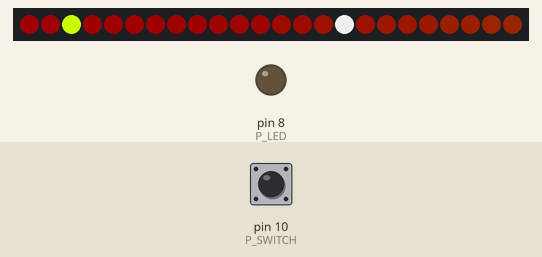
Recording of a sketch running on a simulated Arduino Uno, built with avr-gcc and run on an emulated ATmega328P. Parts: 24 RGB LEDs in strip order, left to right, output pins drawn as LEDs (lit = HIGH). Dashed ring = blinking. Inputs (shaded band) come from the test bench; at power-on: pin 10 (P_SWITCH) HIGH. The local clock reads 2024-03-15 10:24:30 at power-on unless the sketch sets it; what the sketch prints to the serial monitor is not drawn.

Above: at 1.45 s.
1.5 s: pin 10 (P_SWITCH) pulled LOW for 0.15 s
At 2.06 s:
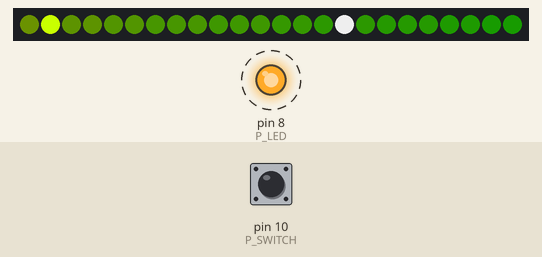
2.2 s: pin 10 (P_SWITCH) pulled LOW for 1 s
At 3.07 s:
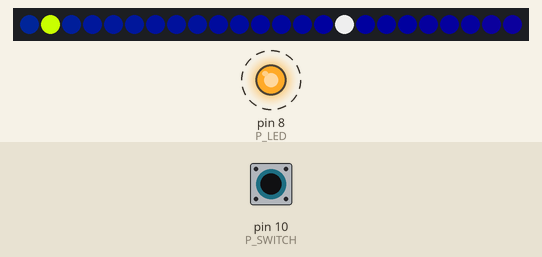
3.8 s: pin 10 (P_SWITCH) pulled LOW for 0.15 s
At 4.05 s:
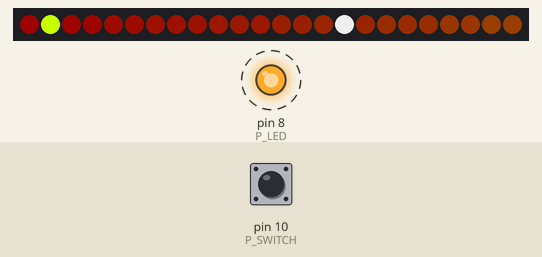
4.5 s: pin 10 (P_SWITCH) pulled LOW for 3.2 s
At 7.58 s:
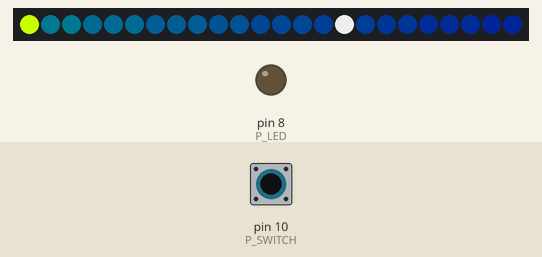
8.3 s: pin 10 (P_SWITCH) pulled LOW for 0.15 s
At 8.45 s:
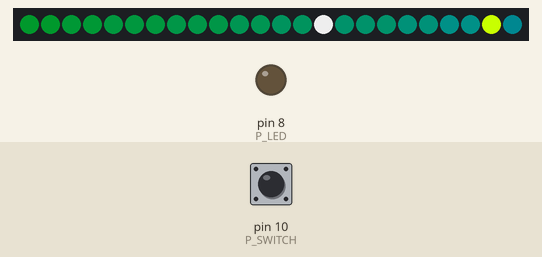
9.0 s: pin 10 (P_SWITCH) pulled LOW for 1 s
At 9.6 s:
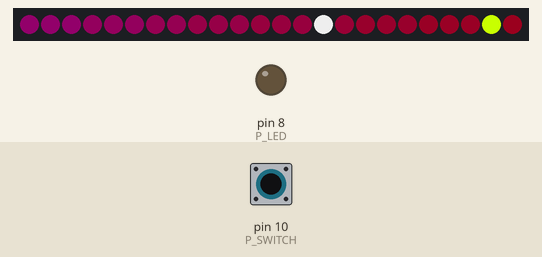
Timing chart, 0 to 17.9 s (numbered marks = the images above; inputs shaded):
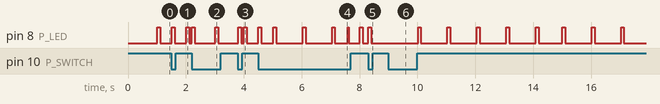

Measured:
- after the input at 1.5 s, the LEDs: first change at once (image 1 shows a later state)
- after the input at 2.2 s, the LEDs: first change at once (image 2 shows a later state)
- after the input at 3.8 s, the LEDs: first change at once (image 3 shows a later state)
- after the input at 4.5 s, the LEDs: first change at once (image 4 shows a later state)
- after the input at 8.3 s, pin 8 (P_LED): LOW → HIGH at once, → LOW 0.10 s later; the LEDs: first change at once (image 5 shows a later state)
- after the input at 9.0 s, the LEDs: first change at once (image 6 shows a later state)

The sketch:

ws2812clock.ino
```cpp
#include <Adafruit_NeoPixel.h>
#include <Wire.h>
#include "RTClib.h"

RTC_DS1307 rtc;


#define P_LED 8
#define P_SWITCH 10

#ifdef __AVR__
  #include <avr/power.h>
#endif

#define PIN 9

// Parameter 1 = number of pixels in strip
// Parameter 2 = Arduino pin number (most are valid)
// Parameter 3 = pixel type flags, add together as needed:
//   NEO_KHZ800  800 KHz bitstream (most NeoPixel products w/WS2812 LEDs)
//   NEO_KHZ400  400 KHz (classic 'v1' (not v2) FLORA pixels, WS2811 drivers)
//   NEO_GRB     Pixels are wired for GRB bitstream (most NeoPixel products)
//   NEO_RGB     Pixels are wired for RGB bitstream (v1 FLORA pixels, not v2)
//   NEO_RGBW    Pixels are wired for RGBW bitstream (NeoPixel RGBW products)
Adafruit_NeoPixel strip = Adafruit_NeoPixel(24, PIN, NEO_GRB + NEO_KHZ800);

// IMPORTANT: To reduce NeoPixel burnout risk, add 1000 uF capacitor across
// pixel power leads, add 300 - 500 Ohm resistor on first pixel's data input
// and minimize distance between Arduino and first pixel.  Avoid connecting
// on a live circuit...if you must, connect GND first.

void setup() {
  // This is for Trinket 5V 16MHz, you can remove these three lines if you are not using a Trinket
  #if defined (__AVR_ATtiny85__)
    if (F_CPU == 16000000) clock_prescale_set(clock_div_1);
  #endif
  // End of trinket special code
delay(200);

  pinMode(P_LED, OUTPUT);
  pinMode(P_SWITCH, INPUT_PULLUP);
  strip.begin();
  strip.show(); // Initialize all pixels to 'off'

  Serial.begin(9600);
  Serial.println("Begin");
  if (! rtc.begin()) {
    Serial.println("Couldn't find RTC");
    while (1);
  }

  if (! rtc.isrunning()) {
    Serial.println("RTC is NOT running!");
    // following line sets the RTC to the date & time this sketch was compiled
    // rtc.adjust(DateTime(F(__DATE__), F(__TIME__)));
    // This line sets the RTC with an explicit date & time, for example to set
    // January 21, 2014 at 3am you would call:
     rtc.adjust(DateTime(2014, 1, 21, 3, 0, 0));
  }
//     rtc.adjust(DateTime(2017, 10, 14, 21, 00, 00));

}

// Input a value 0 to 255 to get a color value.
// The colours are a transition r - g - b - back to r.
uint32_t Wheel(byte WheelPos) {
  WheelPos = 255 - WheelPos;
  if(WheelPos < 85) {
    return strip.Color(255 - WheelPos * 3, 0, WheelPos * 3);
  }
  if(WheelPos < 170) {
    WheelPos -= 85;
    return strip.Color(0, WheelPos * 3, 255 - WheelPos * 3);
  }
  WheelPos -= 170;
  return strip.Color(WheelPos * 3, 255 - WheelPos * 3, 0);
}


int l2p(int l) {
  if(l<12) {
    return 11-l;
  }
  else {
    return 35-l;
  }
}


void wheel(byte p) {
  for(int i=0; i<24; ++i) {
    uint32_t col = Wheel(p);
    byte g = col>>16;
    byte r = col>>8;
    byte b = col;
    g/=8;
    r/=8;
    b/=8;
    col = ((uint32_t)g) << 16;
    col |= ((uint32_t)r) << 8;
    col |= ((uint32_t)b);
    strip.setPixelColor(i, col);
    p++;
  }
}


/*

//DUMMY GET TIME
int g_hh = 0;
int g_mm = 0;
int g_ss = 0;
int g_s10 = 0;
unsigned long nextTick = 0;
// hh is 0-11
void getTime(int *hh, int *mm, int *ss, int *s10) {
  unsigned long ms = millis();
  if(nextTick < ms || ms < (nextTick - 1000)) {
    if(++g_s10 >= 10) {
      g_s10 = 0;
      if(++g_ss >= 60) {
        g_ss = 0;
        if(++g_mm >= 60) {
          g_mm = 0;
          if(++g_hh >= 12) {
            g_hh = 0;
          }
        }
      }
    }
    nextTick = ms + 100;
  }
  *hh = g_hh;
  *mm = g_mm;
  *ss = g_ss;
  *s10 = g_s10;
}
void setTime(int hh, int mm, int ss) {
  g_hh = hh;
  g_mm = mm;
  g_ss = ss;
  g_s10 = 0;
}
*/


//RTC GET TIME
unsigned long nextTick = 0;
// hh is 0-11
int g_sec = 0;
int g_s10 = 0;
void getTime(int *hh, int *mm, int *ss, int *s10) {

  unsigned long ms = millis();
  DateTime now = rtc.now();
  if(nextTick < ms || ms < (nextTick - 1000)) {

      if(g_sec != now.second()) {
        g_sec = now.second();
        g_s10 = 0;
      }
      else if(g_s10 < 10) {
        ++g_s10;
      }
      nextTick = ms + 100;
  }
      *hh = now.hour() % 12;
      *mm = now.minute();
      *ss = g_sec;
      *s10 = g_s10;
}
void setTime(int hh, int mm, int ss) {
  rtc.adjust(DateTime(2014, 1, 1, hh, mm, ss));
  nextTick = 0;
}
void incTime() {
  int hh, mm, ss, s10;
  getTime(&hh,&mm, &ss, &s10);
  if(++mm >= 60) {
    mm = 0;
    if(++hh >= 12) {
      hh = 0;
    }
  }
  setTime(hh,mm,0);
}


byte qq = 0;
byte lastms = 0;
int auto_repeat = 0;
void loop () {
    byte ms_tick = 0;
    if(lastms != (byte)millis()) {
      lastms = (byte)millis();
      ms_tick = 1;
    }
    int hh,mm,ss,s10,i;
    getTime(&hh,&mm,&ss,&s10);
    digitalWrite(P_LED,s10<1);
    strip.clear();
    wheel((mm*3600 + mm*600 + ss * 10 + s10));

    int hh_pos = hh * 2 + mm/30;
    int mm_pos = mm * 24.0/60.0;

    strip.setPixelColor(l2p(mm_pos), strip.Color(200,255,0));
    strip.setPixelColor(l2p(hh_pos), strip.Color(200,200,200));

    strip.show();
    if(digitalRead(P_SWITCH)) {
      auto_repeat = 0;
    }
    else if(!auto_repeat) {
      auto_repeat = 1;
      incTime();
    }
    else if(ms_tick) {
      if(++auto_repeat > 1000) {
        auto_repeat = 990;
        incTime();
      }
    }
}
```
